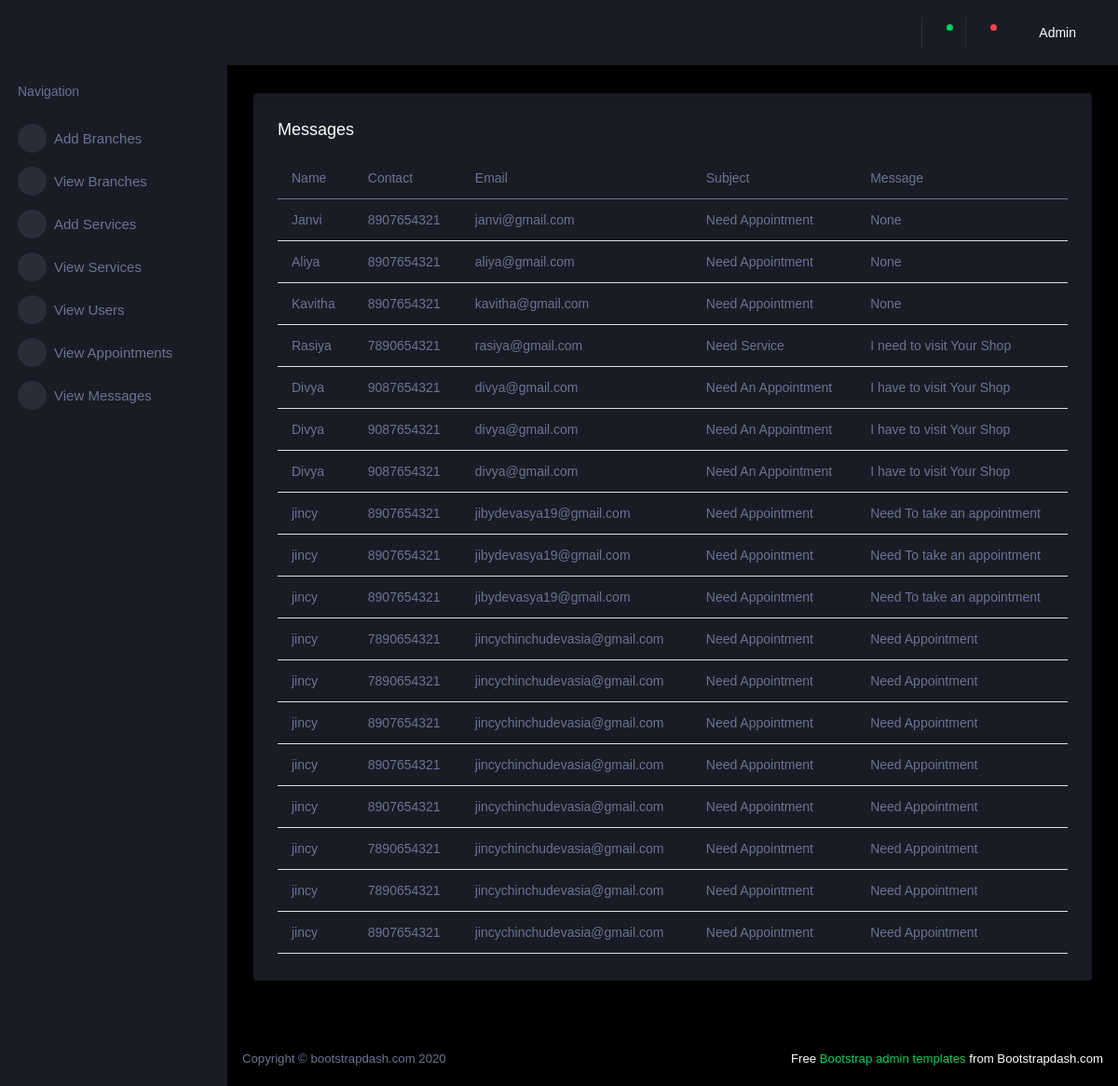
The page /view_messages/ on the database its author committed.
### userapp/models.py (models this page shows)
class Contact(models.Model):
    name = models.CharField(max_length=255,blank=False,null=True)
    email = models.EmailField(blank=False,null=True)
    conatct = models.IntegerField(blank=False,null=True)
    subject = models.CharField(max_length=255,blank=False,null=True)
    message = models.TextField(max_length=550,null=True,blank=False)

### adminapp/views.py (the view)
# urls.py: path('view_messages/', views.view_messages, name='view_messages'),
def view_messages(request):
    obj = Contact.objects.all()
    return render(request, 'view_messages.html', {'obj':obj})

### adminapp/templates/view_messages.html
{% extends 'adminindex.html' %}
{% block content %}
            <div class="row">
              <div class="col-lg-12 grid-margin stretch-card">
                <div class="card">
                  <div class="card-body">
                    <h4 class="card-title">Messages</h4>
                    <div class="table-responsive">
                      <table class="table">
                        <thead>
                          <tr>
                            <th>Name</th>
                            <th>Contact</th>
                            <th>Email</th>
                            <th>Subject</th>
                            <th>Message</th>
                          </tr>
                        </thead>
                        <tbody>
                      {% for i in obj %}
                          <tr>
                            <td>{{i.name}}</td>
                            <td>{{i.conatct}}</td>
                            <td>{{i.email}}</td>
                            <td>{{i.subject}}</td>
                            <td>{{i.message}}</td>
                          </tr>
                        {% endfor %}
                        </tbody>
                      </table>
                    </div>
                  </div>
                </div>
              </div>
            </div>
          {% endblock %}

### rows shown on the page
Contact: name "Janvi", conatct "8907654321", email "janvi@gmail.com", subject "Need Appointment", message "None"
Contact: name "Aliya", conatct "8907654321", email "aliya@gmail.com", subject "Need Appointment", message "None"
Contact: name "Kavitha", conatct "8907654321", email "kavitha@gmail.com", subject "Need Appointment", message "None"
Contact: name "Rasiya", conatct "7890654321", email "rasiya@gmail.com", subject "Need Service", message "I need to visit Your Shop"
Contact: name "Divya", conatct "9087654321", email "divya@gmail.com", subject "Need An Appointment", message "I have to visit Your Shop"
Contact: name "Divya", conatct "9087654321", email "divya@gmail.com", subject "Need An Appointment", message "I have to visit Your Shop"
Contact: name "Divya", conatct "9087654321", email "divya@gmail.com", subject "Need An Appointment", message "I have to visit Your Shop"
Contact: name "jincy", conatct "8907654321", email "jibydevasya19@gmail.com", subject "Need Appointment", message "Need To take an appointment"
Contact: name "jincy", conatct "8907654321", email "jibydevasya19@gmail.com", subject "Need Appointment", message "Need To take an appointment"
Contact: name "jincy", conatct "8907654321", email "jibydevasya19@gmail.com", subject "Need Appointment", message "Need To take an appointment"
Contact: name "jincy", conatct "7890654321", email "jincychinchudevasia@gmail.com", subject "Need Appointment", message "Need Appointment"
Contact: name "jincy", conatct "7890654321", email "jincychinchudevasia@gmail.com", subject "Need Appointment", message "Need Appointment"
Contact: name "jincy", conatct "8907654321", email "jincychinchudevasia@gmail.com", subject "Need Appointment", message "Need Appointment"
Contact: name "jincy", conatct "8907654321", email "jincychinchudevasia@gmail.com", subject "Need Appointment", message "Need Appointment"
Contact: name "jincy", conatct "8907654321", email "jincychinchudevasia@gmail.com", subject "Need Appointment", message "Need Appointment"
Contact: name "jincy", conatct "7890654321", email "jincychinchudevasia@gmail.com", subject "Need Appointment", message "Need Appointment"
Contact: name "jincy", conatct "7890654321", email "jincychinchudevasia@gmail.com", subject "Need Appointment", message "Need Appointment"
Contact: name "jincy", conatct "8907654321", email "jincychinchudevasia@gmail.com", subject "Need Appointment", message "Need Appointment"
